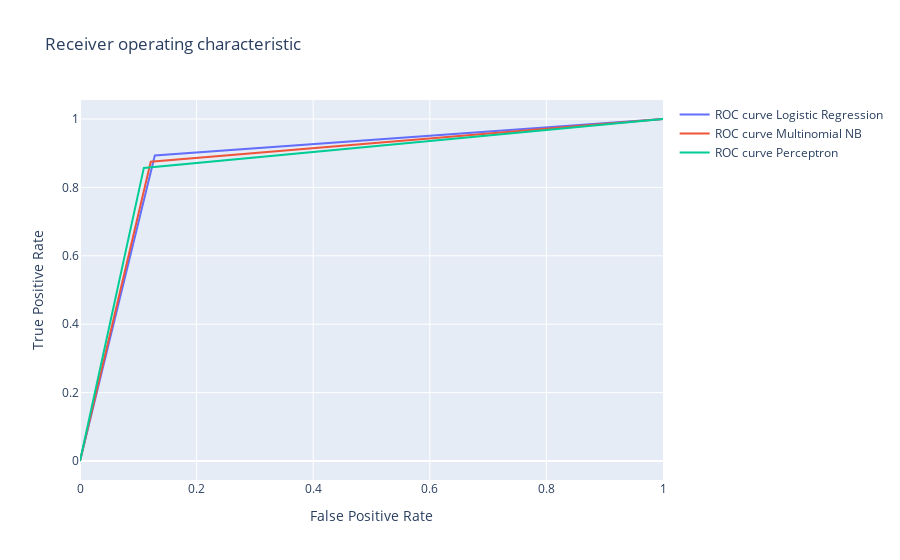

The code cell stored with this chart in its notebook:
### Code cell
data3 = []
for i in range(0, len(names)):
    trace = go.Scatter(x=fp_[i], y=tp_[i],
                        mode='lines', 
                        name='ROC curve {}'
                               ''.format(names[i]))
    data3.append(trace)
    
layout = go.Layout(title='Receiver operating characteristic ',
                   xaxis=dict(title='False Positive Rate'),
                   yaxis=dict(title='True Positive Rate'))

fig = go.Figure(data=data3, layout=layout)
py.iplot(fig)

### Figure 1 — Plotly figure (JSON) as saved in the notebook; plotly's stock layout.template omitted (floating-point values rounded to 4 significant figures)
{"data": [{"mode": "lines", "name": "ROC curve Logistic Regression", "type": "scatter", "x": [0, 0.1283, 1], "y": [0, 0.8931, 1]}, {"mode": "lines", "name": "ROC curve Multinomial NB", "type": "scatter", "x": [0, 0.1214, 1], "y": [0, 0.875, 1]}, {"mode": "lines", "name": "ROC curve Perceptron", "type": "scatter", "x": [0, 0.1095, 1], "y": [0, 0.857, 1]}], "layout": {"title": {"text": "Receiver operating characteristic "}, "xaxis": {"title": {"text": "False Positive Rate"}}, "yaxis": {"title": {"text": "True Positive Rate"}}}}
